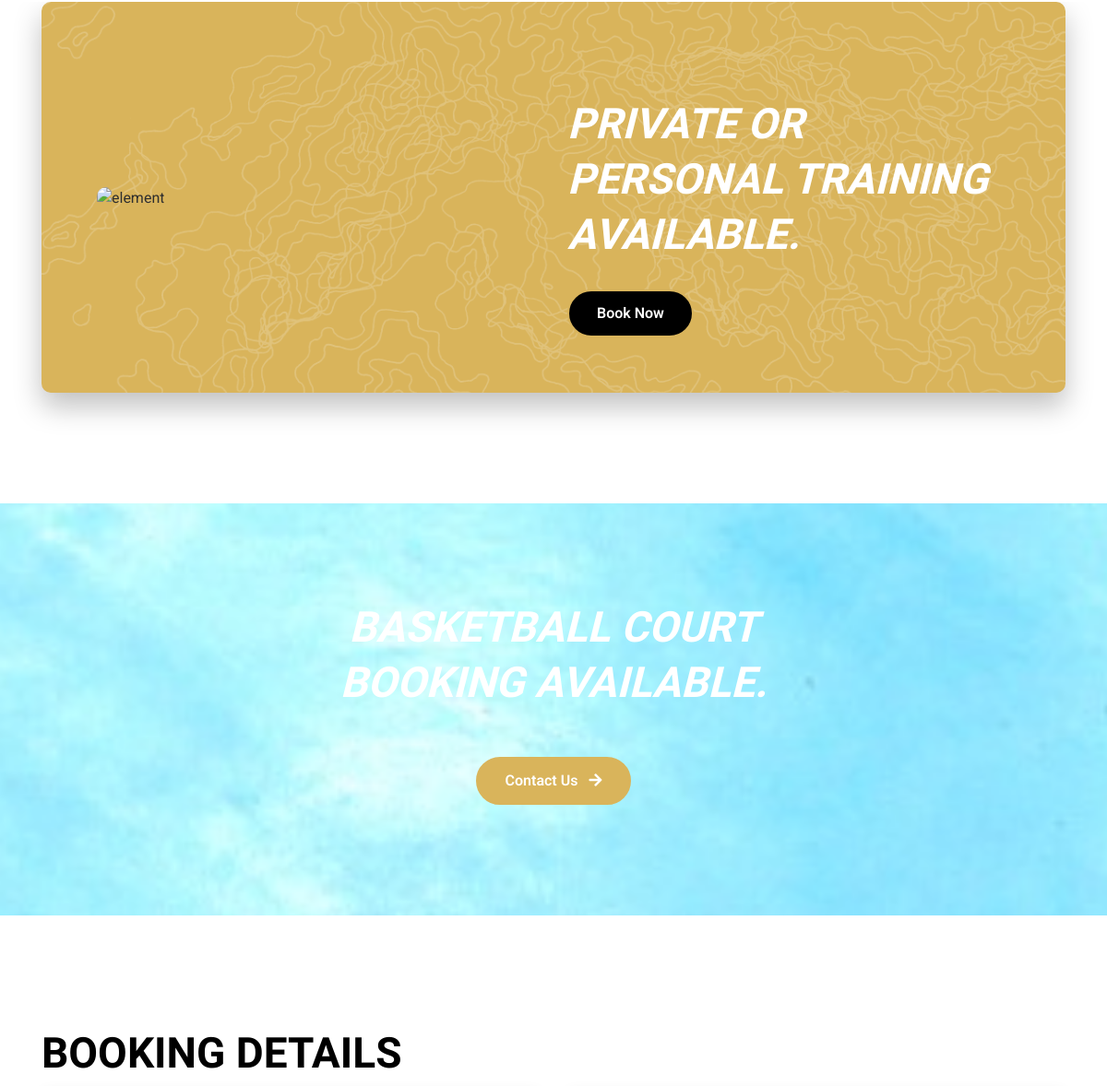
The app's page /join_rsc (middle part), older data.
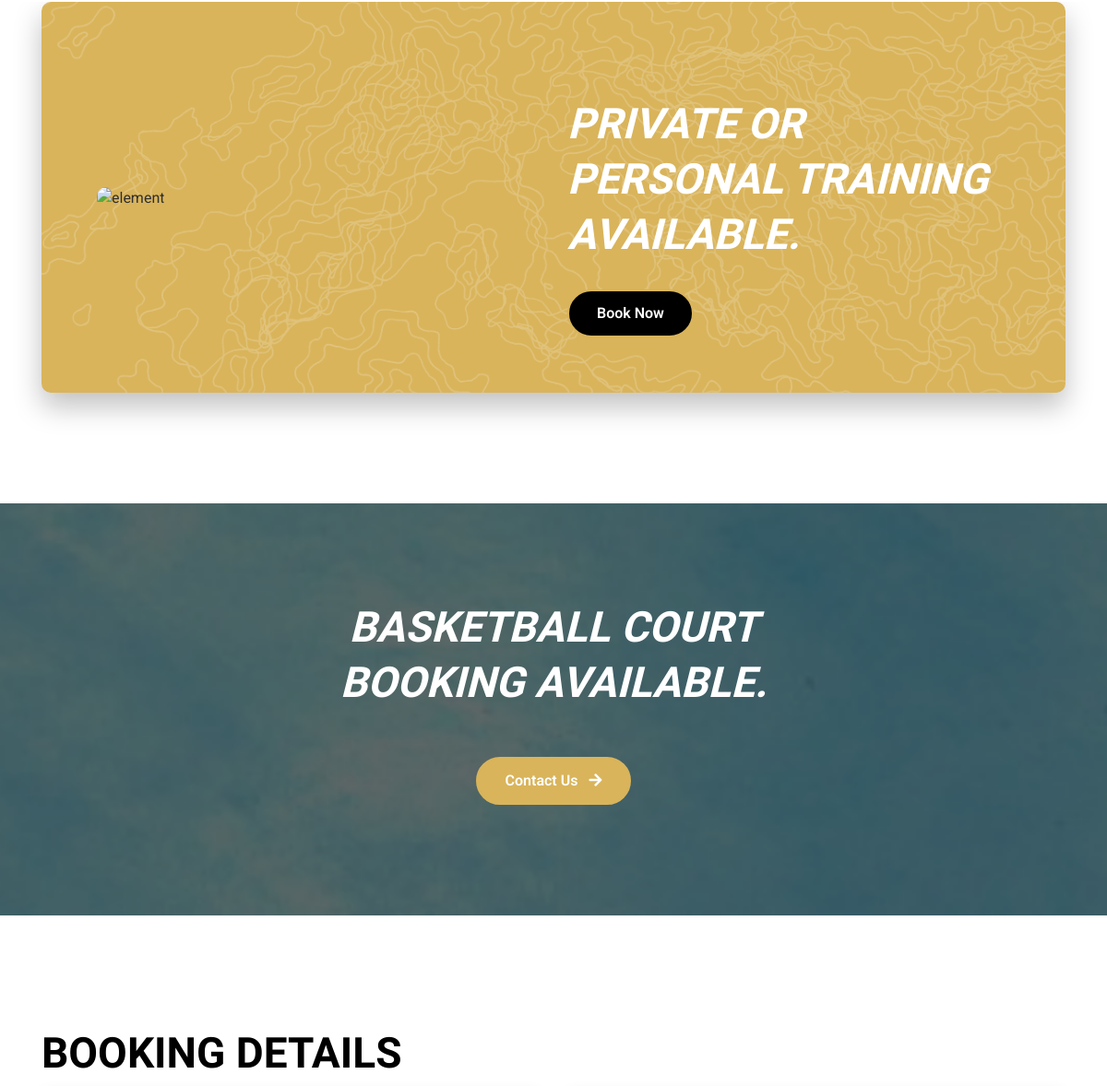
The same page, newer data.
### features/models.py (models this page shows, shortened)
class JoinRcs(models.Model):
    data_set = models.CharField(max_length=200)
    heading_image = models.ImageField(upload_to="join_images/",verbose_name="Heading Image (1920*800)")
    court_image = models.ImageField(upload_to="join_images/",verbose_name="Court Image (1920*800)")
    booking_details1 = models.TextField()
    booking_details2 = models.TextField()
    bottom_text = models.TextField()
    class Meta:
        verbose_name_plural = "08. Join RCS Page Content"

### features/views.py (the view)
# urls.py: path("join_rsc", views.join_rsc, name="join_rsc"),
def join_rsc(request):
    try:
        rcs = JoinRcs.objects.all()[:1].get()
    except JoinRcs.DoesNotExist:
        rcs = None
    context = {
        'rcs':rcs
    }
    return render(request,'join_rsc.html',context)

### features/context_processor.py (called while the page is built)
def custom_data(request):
    if CompanySetup.objects.all().exists():
        setup = CompanySetup.objects.all().order_by('-created')
        data = setup[0]
        return {'data': data}
    else:
        data=None
        return {'data': data}

### templates/join_rsc.html (shortened to what this page needs)
{% include "header.html" %} {% load static %}
<section class="subscribe-section pb-120">
    <div class="container">
        <div class="subscribe-area">
            <div class="subscribe-element">
                <img src="{% static 'assets/images/element/element-22.png' %}" alt="element">
            </div>
            <div class="row justify-content-center align-items-center">
                <div class="col-xl-6 col-lg-6">
                    <div class="subscribe-thumb aos-init aos-animate" data-aos="fade-up" data-aos-duration="1200">
                        <img src="{% static 'coach.png' %}" alt="element" style="border-radius: 10px;">
                    </div>
                </div>
                <div class="col-xl-6 col-lg-6">
                    <div class="subscribe-content aos-init aos-animate" data-aos="fade-left" data-aos-duration="1200">
                        <div class="section-header white">
                            <h2 class="section-title">Private or Personal Training Available.</h2>
                        </div>
                        <button type="submit" class="btn--base" style="background-color: black;">Book Now</button>
                    </div>
                </div>
            </div>
        </div>
    </div>
</section>
<section class="call-to-action-section ptb-120 bg_img" data-background="{{rcs.court_image.url}}" style="background-image: url({{rcs.court_image.url}});">
    <div class="container">
        <div class="row justify-content-center">
            <div class="col-xl-7 col-lg-8 text-center">
                <div class="call-to-action-content aos-init aos-animate" data-aos="fade-up" data-aos-duration="1200">
                    <h2 class="title">Basketball Court Booking Available.</h2>
                    <div class="call-to-action-btn">
                        <a href="{% url 'contact' %}" class="btn--base" s>Contact Us <i class="fas fa-arrow-right ml-2"></i></a>
                    </div>
                </div>
            </div>
        </div>
    </div>
</section>
<section class="contact-item-section ptb-120">
    <div class="container">
        <div class="feature-widget-area feature-section-two feature-section--style feature-section--style-two">
            <h2 class="widget-title">Booking Details</span></h2>
        </div>
    </div>
</section>
{% include "footer.html" %}

Row changes from the older to the newer data that the page shows:
changed JoinRcs: court_image: a different picture
